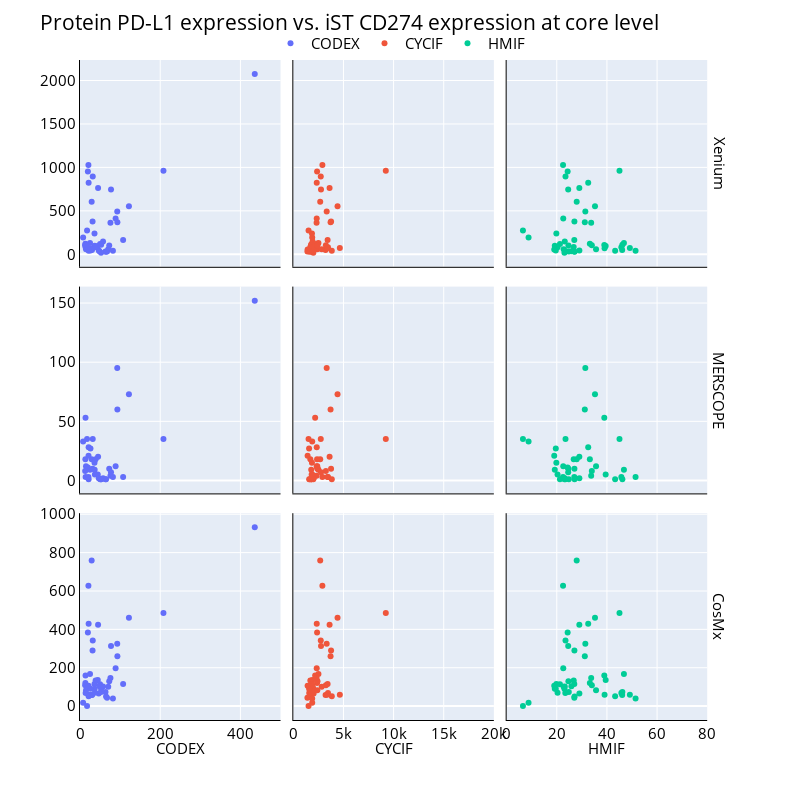

Notebook code cell kept with this figure:
### Code cell
width=800
height=800
fontsize = 15
fig = px.scatter(df_melted, x=f"protein_expression", 
                y="count",
                color="protein_platform", 
                facet_col="protein_platform",
                facet_row="platform",
                width=width, height=height)

fig.update_xaxes(
    matches=None,
    title_text=f'',
    title_font=dict(size=fontsize),
    showline=True,
    linewidth=1,
    linecolor='black',
)

fig.update_yaxes(
    matches=None,
    title_text=f'',
    title_font=dict(size=fontsize),
    showline=True,
    linewidth=1,
    linecolor='black',
)

fig.update_xaxes(col=1, range=[0, 500])
fig.update_xaxes(col=2, range=[0, 20000])
fig.update_xaxes(col=3, range=[0, 80])


# Customize legend and layout
fig.update_layout(
    title_text=f'Protein PD-L1 expression vs. iST {gene} expression at core level',
    legend_title_text="",
    legend=dict(
        orientation="h",
        yanchor="bottom",
        y=1,
        xanchor="center",
        x=0.5
    ),
    font=dict(size=fontsize, color='black'),
    showlegend=True,
)

for annotation in fig.layout.annotations:
    for platform in df_melted.platform.unique():
        if annotation.text == f'platform={platform}':
            annotation.text = platform
            annotation.font.size = fontsize
            annotation.font.color = 'black'  # Set the annotation text color to black
            annotation.x = 0.98
            annotation.textangle = 90

    for protein_platform in df_melted.protein_platform.unique():
        if annotation.text == f'protein_platform={protein_platform}':
            annotation.text = protein_platform
            annotation.font.size = fontsize
            annotation.font.color = 'black'  # Set the annotation text color to black
            annotation.y = -0.06
            annotation.textangle = 0

fig.show()

pio.write_image(fig, f'{wd}/figures/protein_validation/scatter_plot.png',scale=4, width=width, height=height)
pio.write_image(fig, f'{wd}/figures/protein_validation/scatter_plot.eps',scale=4, width=width, height=height)

### Figure 1 — Plotly figure (JSON) as saved in the notebook; plotly's stock layout.template omitted (floating-point values rounded to 4 significant figures)
{"data": [{"hovertemplate": "protein_platform=CODEX<br>platform=Xenium<br>protein_expression=%{x}<br>count=%{y}<extra></extra>", "legendgroup": "CODEX", "marker": {"color": "#636efa", "symbol": "circle"}, "mode": "markers", "name": "CODEX", "orientation": "v", "showlegend": true, "type": "scatter", "x": [14.95, 13.42, 29.92, 21.45, 31.31, 21.67, 13.97, 12.88, 13.8, 25.02, 29.99, 20.98, 19.6, 21.51, 45.09, 31.75, 29.09, 44.27, 93.21, 107.5, 63.6, 36.15, 70.37, 1565.0, 72.88, 88.77, 57.44, 67.43, 64.94, 435.8, 75.91, 46.76, 38.94, 36.6, 50.04, 82.08, 52.72, 52.56, 17.58, 7.809, 48.64, 37.08, 26.1, 21.25, 77.36, 208.1, 92.84, 122.0], "xaxis": "x7", "y": [57, 121, 50, 40, 377, 73, 80, 105, 106, 129, 68, 1027, 954, 823, 763, 894, 606, 95, 369, 164, 32, 238, 59, 39, 102, 413, 147, 31, 28, 2074, 363, 44, 83, 98, 117, 41, 109, 18, 275, 193, 35, 81, 42, 55, 745, 962, 493, 552], "yaxis": "y7"}, {"hovertemplate": "protein_platform=CODEX<br>platform=MERSCOPE<br>protein_expression=%{x}<br>count=%{y}<extra></extra>", "legendgroup": "CODEX", "marker": {"color": "#636efa", "symbol": "circle"}, "mode": "markers", "name": "CODEX", "orientation": "v", "showlegend": false, "type": "scatter", "x": [14.95, 13.42, 21.45, 31.31, 13.97, 12.88, 13.8, 25.02, 20.98, 19.6, 21.51, 45.09, 31.75, 29.09, 44.27, 93.21, 107.5, 63.6, 36.15, 1565.0, 72.88, 88.77, 57.44, 64.94, 435.8, 75.91, 46.76, 38.94, 36.6, 50.04, 82.08, 52.72, 52.56, 17.58, 7.809, 37.08, 26.1, 21.25, 77.36, 208.1, 92.84, 122.0], "xaxis": "x4", "y": [12, 18, 1, 10, 3, 8, 53, 9, 3, 11, 28, 20, 35, 18, 5, 60, 3, 1, 15, 1, 10, 12, 2, 1, 152, 4, 2, 18, 9, 1, 3, 1, 1, 35, 33, 5, 27, 21, 7, 35, 95, 73], "yaxis": "y4"}, {"hovertemplate": "protein_platform=CODEX<br>platform=CosMx<br>protein_expression=%{x}<br>count=%{y}<extra></extra>", "legendgroup": "CODEX", "marker": {"color": "#636efa", "symbol": "circle"}, "mode": "markers", "name": "CODEX", "orientation": "v", "showlegend": false, "type": "scatter", "x": [14.95, 13.42, 29.92, 21.45, 31.31, 21.67, 13.97, 12.88, 13.8, 25.02, 29.99, 20.98, 19.6, 21.51, 45.09, 31.75, 29.09, 44.27, 93.21, 107.5, 63.6, 36.15, 70.37, 1565.0, 72.88, 88.77, 57.44, 67.43, 64.94, 435.8, 75.91, 46.76, 38.94, 36.6, 50.04, 82.08, 52.72, 52.56, 17.58, 7.809, 48.64, 37.08, 26.1, 21.25, 77.36, 208.1, 92.84, 122.0], "xaxis": "x", "y": [83, 121, 58, 52, 290, 59, 68, 109, 160, 167, 59, 627, 383, 429, 424, 342, 759, 136, 260, 115, 73, 115, 101, 68, 129, 197, 102, 44, 50, 932, 146, 66, 134, 91, 114, 39, 73, 91, 1, 18, 103, 70, 91, 106, 313, 485, 325, 461], "yaxis": "y"}, {"hovertemplate": "protein_platform=CYCIF<br>platform=Xenium<br>protein_expression=%{x}<br>count=%{y}<extra></extra>", "legendgroup": "CYCIF", "marker": {"color": "#EF553B", "symbol": "circle"}, "mode": "markers", "name": "CYCIF", "orientation": "v", "showlegend": true, "type": "scatter", "x": [2391.0, 2369.0, 3215.0, 3835.0, 3762.0, 4637.0, 3457.0, 3243.0, 2176.0, 2505.0, 3365.0, 2898.0, 2370.0, 2335.0, 3617.0, 2737.0, 2681.0, 1892.0, 3713.0, 3418.0, 1776.0, 1858.0, 2830.0, 1583.0, 2408.0, 2332.0, 1927.0, 1404.0, 1633.0, 21360.0, 2320.0, 2023.0, 1695.0, 1784.0, 1828.0, 1881.0, 1767.0, 1994.0, 1518.0, 1883.0, 1758.0, 1827.0, 1571.0, 1423.0, 2761.0, 9222.0, 3326.0, 4410.0], "xaxis": "x8", "y": [57, 121, 50, 40, 377, 73, 80, 105, 106, 129, 68, 1027, 954, 823, 763, 894, 606, 95, 369, 164, 32, 238, 59, 39, 102, 413, 147, 31, 28, 2074, 363, 44, 83, 98, 117, 41, 109, 18, 275, 193, 35, 81, 42, 55, 745, 962, 493, 552], "yaxis": "y8"}, {"hovertemplate": "protein_platform=CYCIF<br>platform=MERSCOPE<br>protein_expression=%{x}<br>count=%{y}<extra></extra>", "legendgroup": "CYCIF", "marker": {"color": "#EF553B", "symbol": "circle"}, "mode": "markers", "name": "CYCIF", "orientation": "v", "showlegend": false, "type": "scatter", "x": [2391.0, 2369.0, 3835.0, 3762.0, 3457.0, 3243.0, 2176.0, 2505.0, 2898.0, 2370.0, 2335.0, 3617.0, 2737.0, 2681.0, 1892.0, 3713.0, 3418.0, 1776.0, 1858.0, 1583.0, 2408.0, 2332.0, 1927.0, 1633.0, 21360.0, 2320.0, 2023.0, 1695.0, 1784.0, 1828.0, 1881.0, 1767.0, 1994.0, 1518.0, 1883.0, 1827.0, 1571.0, 1423.0, 2761.0, 9222.0, 3326.0, 4410.0], "xaxis": "x5", "y": [12, 18, 1, 10, 3, 8, 53, 9, 3, 11, 28, 20, 35, 18, 5, 60, 3, 1, 15, 1, 10, 12, 2, 1, 152, 4, 2, 18, 9, 1, 3, 1, 1, 35, 33, 5, 27, 21, 7, 35, 95, 73], "yaxis": "y5"}, {"hovertemplate": "protein_platform=CYCIF<br>platform=CosMx<br>protein_expression=%{x}<br>count=%{y}<extra></extra>", "legendgroup": "CYCIF", "marker": {"color": "#EF553B", "symbol": "circle"}, "mode": "markers", "name": "CYCIF", "orientation": "v", "showlegend": false, "type": "scatter", "x": [2391.0, 2369.0, 3215.0, 3835.0, 3762.0, 4637.0, 3457.0, 3243.0, 2176.0, 2505.0, 3365.0, 2898.0, 2370.0, 2335.0, 3617.0, 2737.0, 2681.0, 1892.0, 3713.0, 3418.0, 1776.0, 1858.0, 2830.0, 1583.0, 2408.0, 2332.0, 1927.0, 1404.0, 1633.0, 21360.0, 2320.0, 2023.0, 1695.0, 1784.0, 1828.0, 1881.0, 1767.0, 1994.0, 1518.0, 1883.0, 1758.0, 1827.0, 1571.0, 1423.0, 2761.0, 9222.0, 3326.0, 4410.0], "xaxis": "x2", "y": [83, 121, 58, 52, 290, 59, 68, 109, 160, 167, 59, 627, 383, 429, 424, 342, 759, 136, 260, 115, 73, 115, 101, 68, 129, 197, 102, 44, 50, 932, 146, 66, 134, 91, 114, 39, 73, 91, 1, 18, 103, 70, 91, 106, 313, 485, 325, 461], "yaxis": "y2"}, {"hovertemplate": "protein_platform=HMIF<br>platform=Xenium<br>protein_expression=%{x}<br>count=%{y}<extra></extra>", "legendgroup": "HMIF", "marker": {"color": "#00cc96", "symbol": "circle"}, "mode": "markers", "name": "HMIF", "orientation": "v", "showlegend": true, "type": "scatter", "x": [35.65, 33.18, 46.08, 43.27, 27.03, 49.15, 45.75, 33.98, 38.95, 46.78, 39.06, 22.49, 24.33, 32.53, 28.99, 23.48, 27.94, 39.49, 31.18, 26.98, 24.78, 19.82, 22.74, 23.39, 24.64, 22.58, 23.18, 26.98, 27.08, 89.96, 33.71, 29.0, 26.75, 19.2, 21.26, 51.42, 46.16, 23.04, 6.495, 8.734, 25.83, 20.3, 19.6, 18.98, 24.55, 45.01, 31.38, 35.24], "xaxis": "x9", "y": [57, 121, 50, 40, 377, 73, 80, 105, 106, 129, 68, 1027, 954, 823, 763, 894, 606, 95, 369, 164, 32, 238, 59, 39, 102, 413, 147, 31, 28, 2074, 363, 44, 83, 98, 117, 41, 109, 18, 275, 193, 35, 81, 42, 55, 745, 962, 493, 552], "yaxis": "y9"}, {"hovertemplate": "protein_platform=HMIF<br>platform=MERSCOPE<br>protein_expression=%{x}<br>count=%{y}<extra></extra>", "legendgroup": "HMIF", "marker": {"color": "#00cc96", "symbol": "circle"}, "mode": "markers", "name": "HMIF", "orientation": "v", "showlegend": false, "type": "scatter", "x": [35.65, 33.18, 43.27, 27.03, 45.75, 33.98, 38.95, 46.78, 22.49, 24.33, 32.53, 28.99, 23.48, 27.94, 39.49, 31.18, 26.98, 24.78, 19.82, 23.39, 24.64, 22.58, 23.18, 27.08, 89.96, 33.71, 29.0, 26.75, 19.2, 21.26, 51.42, 46.16, 23.04, 6.495, 8.734, 20.3, 19.6, 18.98, 24.55, 45.01, 31.38, 35.24], "xaxis": "x6", "y": [12, 18, 1, 10, 3, 8, 53, 9, 3, 11, 28, 20, 35, 18, 5, 60, 3, 1, 15, 1, 10, 12, 2, 1, 152, 4, 2, 18, 9, 1, 3, 1, 1, 35, 33, 5, 27, 21, 7, 35, 95, 73], "yaxis": "y6"}, {"hovertemplate": "protein_platform=HMIF<br>platform=CosMx<br>protein_expression=%{x}<br>count=%{y}<extra></extra>", "legendgroup": "HMIF", "marker": {"color": "#00cc96", "symbol": "circle"}, "mode": "markers", "name": "HMIF", "orientation": "v", "showlegend": false, "type": "scatter", "x": [35.65, 33.18, 46.08, 43.27, 27.03, 49.15, 45.75, 33.98, 38.95, 46.78, 39.06, 22.49, 24.33, 32.53, 28.99, 23.48, 27.94, 39.49, 31.18, 26.98, 24.78, 19.82, 22.74, 23.39, 24.64, 22.58, 23.18, 26.98, 27.08, 89.96, 33.71, 29.0, 26.75, 19.2, 21.26, 51.42, 46.16, 23.04, 6.495, 8.734, 25.83, 20.3, 19.6, 18.98, 24.55, 45.01, 31.38, 35.24], "xaxis": "x3", "y": [83, 121, 58, 52, 290, 59, 68, 109, 160, 167, 59, 627, 383, 429, 424, 342, 759, 136, 260, 115, 73, 115, 101, 68, 129, 197, 102, 44, 50, 932, 146, 66, 134, 91, 114, 39, 73, 91, 1, 18, 103, 70, 91, 106, 313, 485, 325, 461], "yaxis": "y3"}], "layout": {"annotations": [{"font": {"color": "black", "size": 15}, "showarrow": false, "text": "CODEX", "textangle": 0, "x": 0.1567, "xanchor": "center", "xref": "paper", "y": -0.06, "yanchor": "bottom", "yref": "paper"}, {"font": {"color": "black", "size": 15}, "showarrow": false, "text": "CYCIF", "textangle": 0, "x": 0.49, "xanchor": "center", "xref": "paper", "y": -0.06, "yanchor": "bottom", "yref": "paper"}, {"font": {"color": "black", "size": 15}, "showarrow": false, "text": "HMIF", "textangle": 0, "x": 0.8233, "xanchor": "center", "xref": "paper", "y": -0.06, "yanchor": "bottom", "yref": "paper"}, {"font": {"color": "black", "size": 15}, "showarrow": false, "text": "CosMx", "textangle": 90, "x": 0.98, "xanchor": "left", "xref": "paper", "y": 0.1567, "yanchor": "middle", "yref": "paper"}, {"font": {"color": "black", "size": 15}, "showarrow": false, "text": "MERSCOPE", "textangle": 90, "x": 0.98, "xanchor": "left", "xref": "paper", "y": 0.5, "yanchor": "middle", "yref": "paper"}, {"font": {"color": "black", "size": 15}, "showarrow": false, "text": "Xenium", "textangle": 90, "x": 0.98, "xanchor": "left", "xref": "paper", "y": 0.8433, "yanchor": "middle", "yref": "paper"}], "font": {"color": "black", "size": 15}, "height": 800, "legend": {"orientation": "h", "title": {"text": ""}, "tracegroupgap": 0, "x": 0.5, "xanchor": "center", "y": 1, "yanchor": "bottom"}, "margin": {"t": 60}, "showlegend": true, "title": {"text": "Protein PD-L1 expression vs. iST CD274 expression at core level"}, "width": 800, "xaxis": {"anchor": "y", "domain": [0, 0.3133], "linecolor": "black", "linewidth": 1, "range": [0, 500], "showline": true, "title": {"font": {"size": 15}, "text": ""}}, "xaxis2": {"anchor": "y2", "domain": [0.3333, 0.6467], "linecolor": "black", "linewidth": 1, "range": [0, 20000], "showline": true, "title": {"font": {"size": 15}, "text": ""}}, "xaxis3": {"anchor": "y3", "domain": [0.6667, 0.98], "linecolor": "black", "linewidth": 1, "range": [0, 80], "showline": true, "title": {"font": {"size": 15}, "text": ""}}, "xaxis4": {"anchor": "y4", "domain": [0, 0.3133], "linecolor": "black", "linewidth": 1, "range": [0, 500], "showline": true, "showticklabels": false, "title": {"font": {"size": 15}, "text": ""}}, "xaxis5": {"anchor": "y5", "domain": [0.3333, 0.6467], "linecolor": "black", "linewidth": 1, "range": [0, 20000], "showline": true, "showticklabels": false, "title": {"font": {"size": 15}, "text": ""}}, "xaxis6": {"anchor": "y6", "domain": [0.6667, 0.98], "linecolor": "black", "linewidth": 1, "range": [0, 80], "showline": true, "showticklabels": false, "title": {"font": {"size": 15}, "text": ""}}, "xaxis7": {"anchor": "y7", "domain": [0, 0.3133], "linecolor": "black", "linewidth": 1, "range": [0, 500], "showline": true, "showticklabels": false, "title": {"font": {"size": 15}, "text": ""}}, "xaxis8": {"anchor": "y8", "domain": [0.3333, 0.6467], "linecolor": "black", "linewidth": 1, "range": [0, 20000], "showline": true, "showticklabels": false, "title": {"font": {"size": 15}, "text": ""}}, "xaxis9": {"anchor": "y9", "domain": [0.6667, 0.98], "linecolor": "black", "linewidth": 1, "range": [0, 80], "showline": true, "showticklabels": false, "title": {"font": {"size": 15}, "text": ""}}, "yaxis": {"anchor": "x", "domain": [0, 0.3133], "linecolor": "black", "linewidth": 1, "showline": true, "title": {"font": {"size": 15}, "text": ""}}, "yaxis2": {"anchor": "x2", "domain": [0, 0.3133], "linecolor": "black", "linewidth": 1, "showline": true, "showticklabels": false, "title": {"font": {"size": 15}, "text": ""}}, "yaxis3": {"anchor": "x3", "domain": [0, 0.3133], "linecolor": "black", "linewidth": 1, "showline": true, "showticklabels": false, "title": {"font": {"size": 15}, "text": ""}}, "yaxis4": {"anchor": "x4", "domain": [0.3433, 0.6567], "linecolor": "black", "linewidth": 1, "showline": true, "title": {"font": {"size": 15}, "text": ""}}, "yaxis5": {"anchor": "x5", "domain": [0.3433, 0.6567], "linecolor": "black", "linewidth": 1, "showline": true, "showticklabels": false, "title": {"font": {"size": 15}, "text": ""}}, "yaxis6": {"anchor": "x6", "domain": [0.3433, 0.6567], "linecolor": "black", "linewidth": 1, "showline": true, "showticklabels": false, "title": {"font": {"size": 15}, "text": ""}}, "yaxis7": {"anchor": "x7", "domain": [0.6867, 1.0], "linecolor": "black", "linewidth": 1, "showline": true, "title": {"font": {"size": 15}, "text": ""}}, "yaxis8": {"anchor": "x8", "domain": [0.6867, 1.0], "linecolor": "black", "linewidth": 1, "showline": true, "showticklabels": false, "title": {"font": {"size": 15}, "text": ""}}, "yaxis9": {"anchor": "x9", "domain": [0.6867, 1.0], "linecolor": "black", "linewidth": 1, "showline": true, "showticklabels": false, "title": {"font": {"size": 15}, "text": ""}}}}
